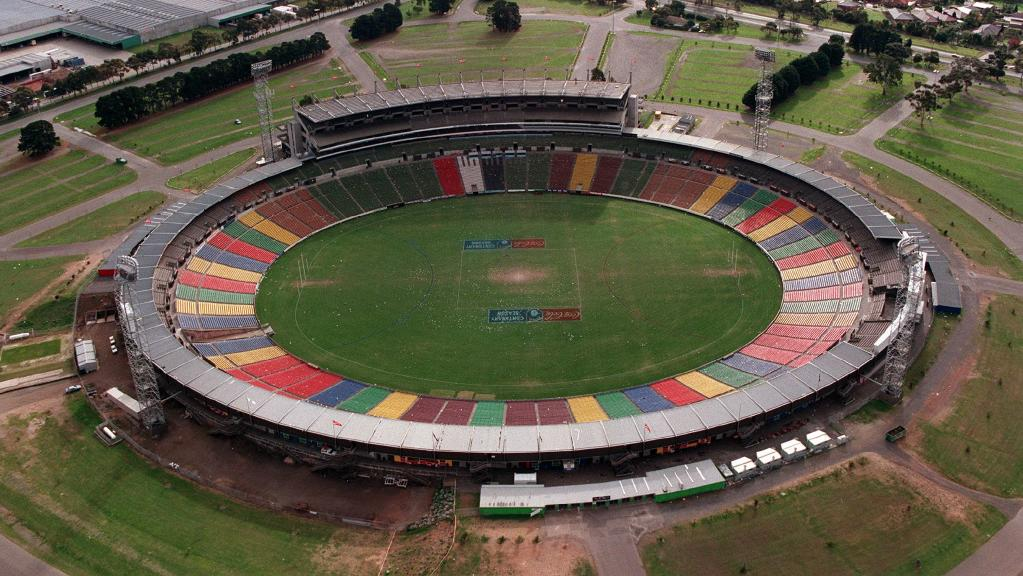
#> input picture .claude/review/waverley_park/source/ref.jpg, 1023 x 576 px, given in place of photo_clean.png, which was not available
$ python edgescan.py ../../../waverley_park/source/ref.jpg
#> lines starting #> are read from the running program, lines starting #| are printed output that depends on the picture; after the words box and inside, x2 and y2 are one past the last pixel; in counts of white or black regions, pixels touching at a corner belong together
import sys;from PIL import Image;import numpy as np
def scan(path,xs,y0=740,y1=1060):
#> called with path = 'photo_clean.png', y0 = 740, y1 = 1060
    im=np.array(Image.open(path).convert('RGB')).astype(int)
    W=(im.min(2)>195)&((im.max(2)-im.min(2))<30);out={}
#> after `W = (im.min(2) > 195) & (im.max(2) - im.min(2) < 30)`:
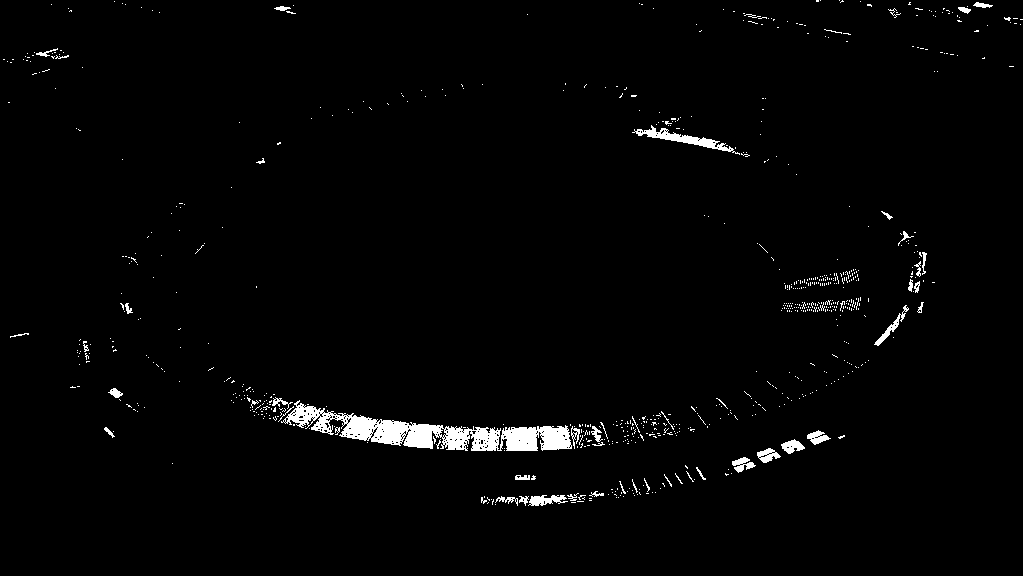
#> W: shape (576, 1023) bool; 1.9% white; 774 white regions (724 under 20 px), largest, box (x1, y1, x2, y2) and area: (281, 400, 572, 451) 5385, (632, 125, 740, 155) 705, (528, 495, 568, 506) 269
    for x in xs:
        col=list(W[y0:y1,x])+[False];best=(0,0,0);s=None
        for i,w in enumerate(col):
            if w and s is None:s=i
            if not w and s is not None:
                if i-s>best[0]:best=(i-s,s,i)
                s=None
        out[x]=y0+best[2]
#> after the loop, out = 30 items
    return out
if __name__=='__main__':
#> (the run stopped early here; a loop or call above may not have finished)

$ run again, on .claude/review/waverley_park/source/sat_esri.jpg
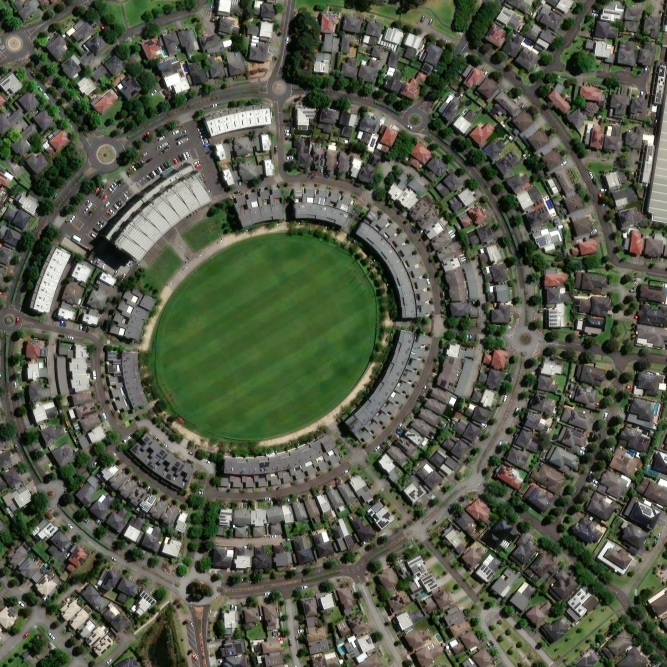
#> input picture .claude/review/waverley_park/source/sat_esri.jpg, 2000 x 2000 px, given in place of photo_clean.png, which was not available (shown at 1/3 size)
#> in scan, `W = (im.min(2) > 195) & (im.max(2) - im.min(2) < 30)`:
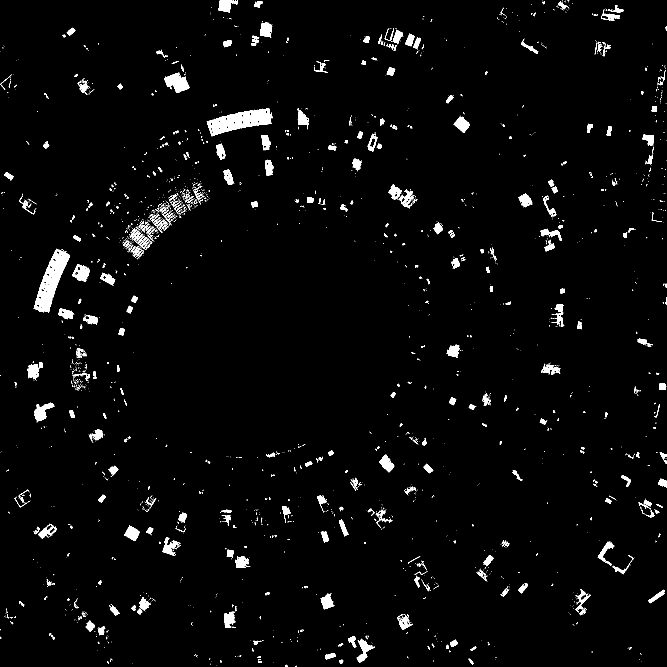
#> W: shape (2000, 2000) bool (shown at 1/3 size); 2.6% white; 2823 white regions (2351 under 20 px), largest, box (x1, y1, x2, y2) and area: (101, 746, 210, 937) 8064, (620, 326, 814, 409) 7993, (493, 218, 569, 279) 2572
#> after the loop in scan, `for x in xs:`: out = 52 items
#> (printed output is left out)
